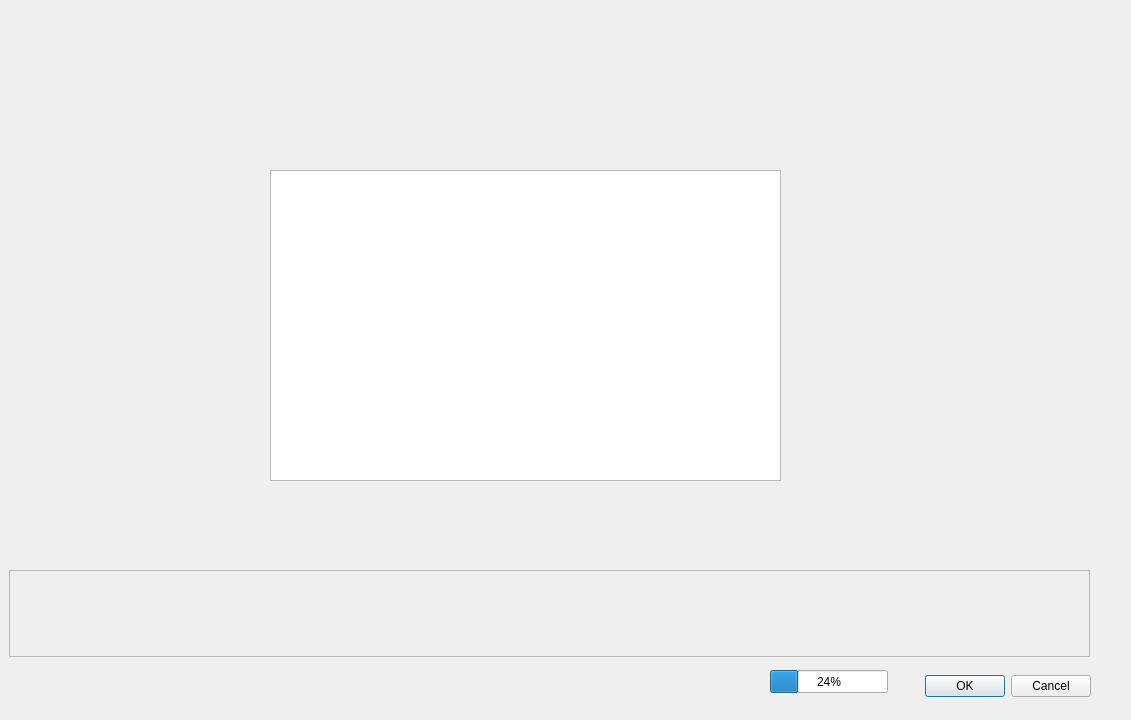
<?xml version="1.0" encoding="UTF-8"?>
<ui version="4.0">
 <class>Dialog</class>
 <widget class="QDialog" name="Dialog">
  <property name="geometry">
   <rect>
    <x>0</x>
    <y>0</y>
    <width>1131</width>
    <height>720</height>
   </rect>
  </property>
  <property name="windowTitle">
   <string>Dialog</string>
  </property>
  <widget class="QDialogButtonBox" name="buttonBox">
   <property name="geometry">
    <rect>
     <x>750</x>
     <y>670</y>
     <width>341</width>
     <height>32</height>
    </rect>
   </property>
   <property name="orientation">
    <enum>Qt::Horizontal</enum>
   </property>
   <property name="standardButtons">
    <set>QDialogButtonBox::Cancel|QDialogButtonBox::Ok</set>
   </property>
  </widget>
  <widget class="QGraphicsView" name="graphicsView">
   <property name="geometry">
    <rect>
     <x>270</x>
     <y>170</y>
     <width>511</width>
     <height>311</height>
    </rect>
   </property>
  </widget>
  <widget class="QScrollArea" name="scrollArea">
   <property name="geometry">
    <rect>
     <x>9</x>
     <y>570</y>
     <width>1081</width>
     <height>87</height>
    </rect>
   </property>
   <property name="widgetResizable">
    <bool>true</bool>
   </property>
   <widget class="QWidget" name="scrollAreaWidgetContents">
    <property name="geometry">
     <rect>
      <x>0</x>
      <y>0</y>
      <width>1079</width>
      <height>85</height>
     </rect>
    </property>
   </widget>
  </widget>
  <widget class="QProgressBar" name="progressBar">
   <property name="geometry">
    <rect>
     <x>770</x>
     <y>670</y>
     <width>118</width>
     <height>23</height>
    </rect>
   </property>
   <property name="value">
    <number>24</number>
   </property>
  </widget>
 </widget>
 <resources/>
 <connections>
  <connection>
   <sender>buttonBox</sender>
   <signal>accepted()</signal>
   <receiver>Dialog</receiver>
   <slot>accept()</slot>
   <hints>
    <hint type="sourcelabel">
     <x>968</x>
     <y>684</y>
    </hint>
    <hint type="destinationlabel">
     <x>157</x>
     <y>274</y>
    </hint>
   </hints>
  </connection>
  <connection>
   <sender>buttonBox</sender>
   <signal>rejected()</signal>
   <receiver>Dialog</receiver>
   <slot>reject()</slot>
   <hints>
    <hint type="sourcelabel">
     <x>1036</x>
     <y>690</y>
    </hint>
    <hint type="destinationlabel">
     <x>286</x>
     <y>274</y>
    </hint>
   </hints>
  </connection>
 </connections>
</ui>
